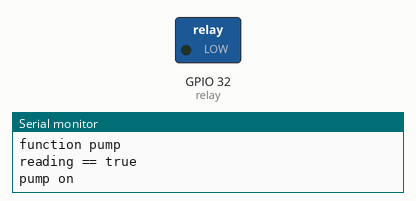
This sketch was run on a simulated ESP32. Parts: switched loads named in the sketch (green lamp = pin HIGH), the last lines printed to the serial monitor.

Above: at 0.1 s.
At 5.1 s:
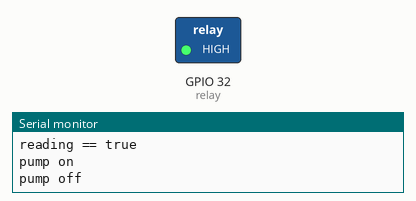
Timing chart, 0 to 6.6 s (numbered marks = the images above):
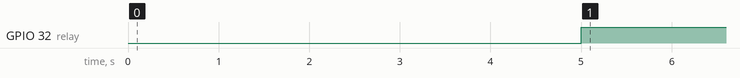

The sketch:

Projekt_Bewaesserung.ino
```cpp
#include <Wire.h>

int sensor = 25;        //GPIO 25
int relay = 32;         //GPIO 32

void setup()
{
  Serial.begin(115200);
  pinMode(relay, OUTPUT);
  digitalWrite(relay, HIGH);
}

bool reading(int sensor)
{
     Serial.println ("function reading");
     int reading;
     reading = analogRead(sensor);
     Serial.println ("sensor value: ");
     Serial.println (reading);
     if(reading < 3000 && reading > 2000)
     {
        return true;
     }
     else
     {
        return false;
     }
}

void pump(int relay, bool reading)
{
   Serial.println ("function pump");
   if(reading == true)
   {
     Serial.println ("reading == true");
     digitalWrite(relay, LOW);
     Serial.println ("pump on");
     delay(5000);
     digitalWrite(relay, HIGH);
     Serial.println ("pump off");
   }

   if(reading == false)
   {
     Serial.println ("reading == false");
     Serial.println ("pump off");
   }
}

void loop()
{
  Serial.println ("Loop");
  pump(relay, reading(sensor));
  delay(86400000);
}
```

Measured:
- by itself, GPIO 32 (relay): LOW → HIGH at 5.0 s
